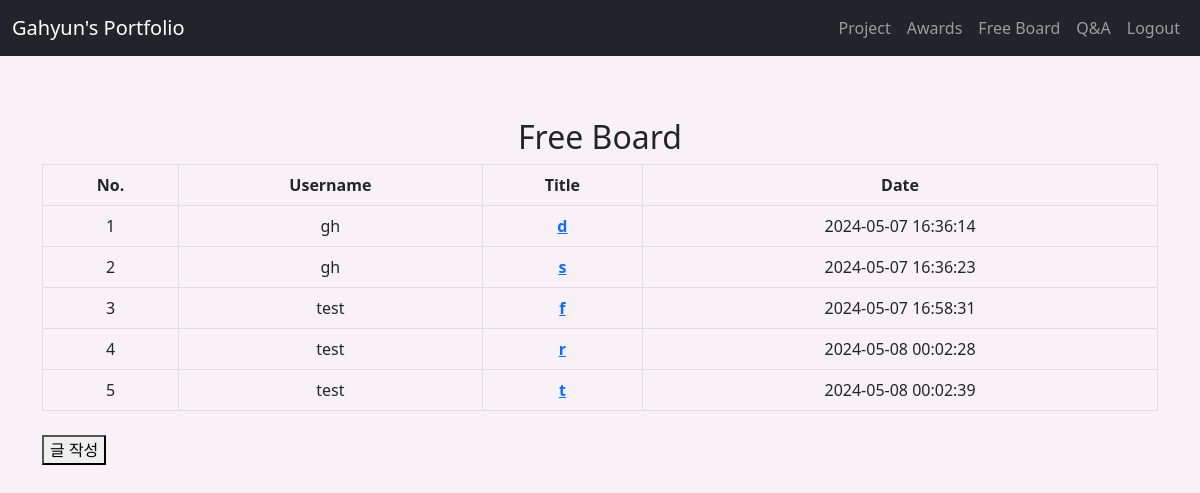
The app's page /board_list (signed in), older data.
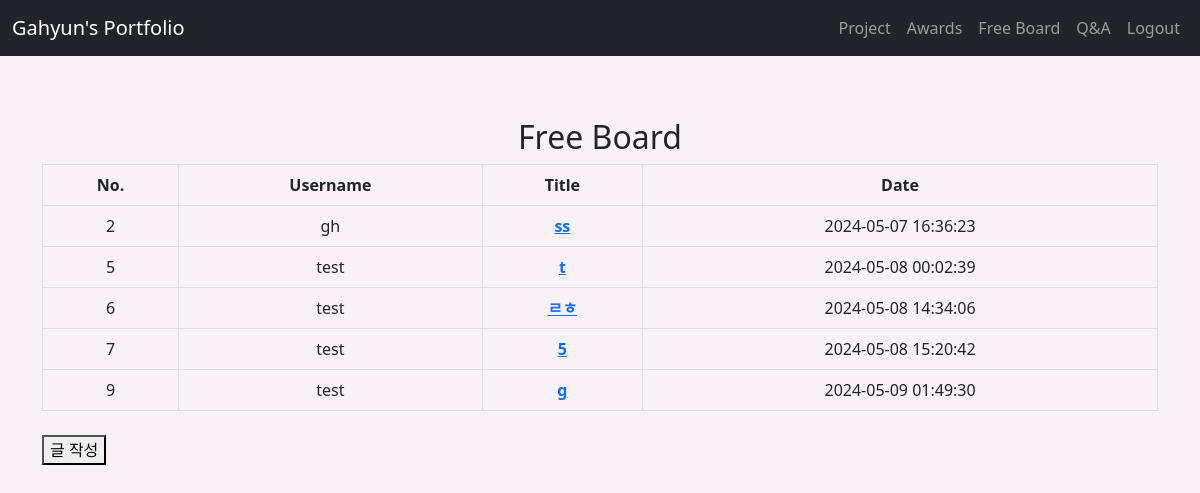
The same page, newer data.
### tables this page shows
CREATE TABLE board(
    id INTEGER NOT NULL PRIMARY KEY AUTOINCREMENT,
    u_id VARCHAR(20) NOT NULL,
    username VARCHAR(30) NOT NULL,
    title VARCHAR(100) NOT NULL,
    contents TEXT NOT NULL,
    status INTEGER NOT NULL,
    rdate DATE NOT NULL DEFAULT CURRENT_TIMESTAMP,
    mdate DATE NOT NULL DEFAULT CURRENT_TIMESTAMP,
    real_filename VARCHAR(128),
    hash_filename VARCHAR(128),
    FOREIGN KEY (username) REFERENCES user(username),
    FOREIGN KEY (u_id) REFERENCES user(id)
);

### app.py (the view)
@app.route('/board_list', methods=['GET'])
def board_list():
    try:
        if request.method == 'GET' :
            select_query = """
            SELECT id, username, title, mdate FROM board WHERE status = 1
            """
            cur.execute(select_query)
            posts = cur.fetchall()
            return render_template('board_list.html', posts=posts)
    except sqlite3.IntegrityError:
            error = "접근 불가"
            return render_template('error.html', error=error)

### templates/board_list.html
{% extends 'base.html' %}
{% block content %}
{% if 'username' in session %}
<h2 style="text-align: center;">Free Board</h2>
<table style="border-collapse: collapse; width: 100%;">
    <thead>
        <tr style="border-bottom: 1px solid #ddd; text-align: center;">
            <th style="border: 1px solid #ddd; padding: 8px;">No.</th>
            <th style="border: 1px solid #ddd; padding: 8px;">Username</th>
            <th style="border: 1px solid #ddd; padding: 8px;">Title</th>
            <th style="border: 1px solid #ddd; padding: 8px;">Date</th>
        </tr>
    </thead>
    <tbody>
        {% for post in posts %}
        <tr style="border-bottom: 1px solid #ddd;">
            <td style="border: 1px solid #ddd; padding: 8px; text-align: center;">{{ post[0] }}</td>
            <td style="border: 1px solid #ddd; padding: 8px; text-align: center;">{{ post[1] }}</td>
            <td style="border: 1px solid #ddd; padding: 8px; text-align: center;"><a href="{{url_for('board_view', id=post[0])}}"><strong>{{ post[2] }}</strong></a></td>
            <td style="border: 1px solid #ddd; padding: 8px; text-align: center;">{{ post[3] }}</td>
        </tr>
        {% endfor %}
    </tbody>
</table><br>
<button onclick="window.location.href='/board_write'">글 작성</button>
{% endif %}
{% endblock %}

Row changes from the older to the newer data that the page shows:
no longer on this page (row edited): board: id "1", username "gh", title "d", mdate "2024-05-07 16:36:14"
no longer on this page (row edited): board: id "3", username "test", title "f", mdate "2024-05-07 16:58:31"
no longer on this page (row edited): board: id "4", username "test", title "r", mdate "2024-05-08 00:02:28"
changed board "gh": title "s" → "ss"
added board: id "6", username "test", title "ㄹㅎ", mdate "2024-05-08 14:34:06"
added board: id "7", username "test", title "5", mdate "2024-05-08 15:20:42"
added board: id "9", username "test", title "g", mdate "2024-05-09 01:49:30"
